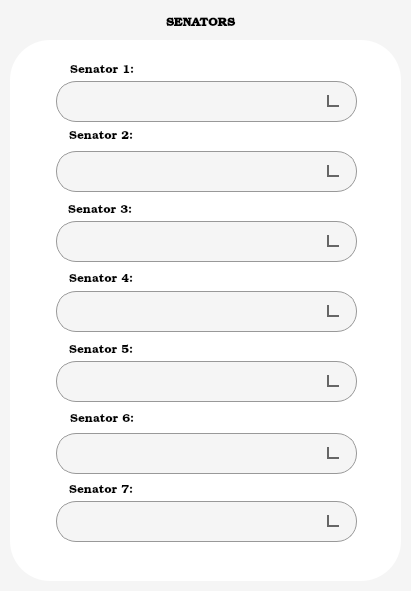
   <widget class="QWidget" name="widget_5" native="true">
    <property name="geometry">
     <rect>
      <x>420</x>
      <y>90</y>
      <width>411</width>
      <height>591</height>
     </rect>
    </property>
    <property name="styleSheet">
     <string notr="true">background-color: rgb(245, 245, 245);
border-radius: 40px;</string>
    </property>
    <widget class="QWidget" name="widget_6" native="true">
     <property name="geometry">
      <rect>
       <x>10</x>
       <y>40</y>
       <width>391</width>
       <height>541</height>
      </rect>
     </property>
     <property name="styleSheet">
      <string notr="true">background-color: rgb(255, 255, 255);
border-radius: 40px;</string>
     </property>
     <widget class="QLabel" name="label_16">
      <property name="geometry">
       <rect>
        <x>60</x>
        <y>20</y>
        <width>81</width>
        <height>21</height>
       </rect>
      </property>
      <property name="font">
       <font>
        <family>Bookman Old Style</family>
        <pointsize>9</pointsize>
       </font>
      </property>
      <property name="styleSheet">
       <string notr="true">color: rgb(0, 0, 0);
background-color: transparent;</string>
      </property>
      <property name="text">
       <string>Senator 1:</string>
      </property>
      <property name="alignment">
       <set>Qt::AlignLeading|Qt::AlignLeft|Qt::AlignVCenter</set>
      </property>
     </widget>
     <widget class="QLabel" name="label_17">
      <property name="geometry">
       <rect>
        <x>59</x>
        <y>86</y>
        <width>81</width>
        <height>21</height>
       </rect>
      </property>
      <property name="font">
       <font>
        <family>Bookman Old Style</family>
        <pointsize>9</pointsize>
       </font>
      </property>
      <property name="styleSheet">
       <string notr="true">color: rgb(0, 0, 0);
background-color: transparent;</string>
      </property>
      <property name="text">
       <string>Senator 2:</string>
      </property>
      <property name="alignment">
       <set>Qt::AlignLeading|Qt::AlignLeft|Qt::AlignVCenter</set>
      </property>
     </widget>
     <widget class="QLabel" name="label_18">
      <property name="geometry">
       <rect>
        <x>58</x>
        <y>160</y>
        <width>81</width>
        <height>21</height>
       </rect>
      </property>
      <property name="font">
       <font>
        <family>Bookman Old Style</family>
        <pointsize>9</pointsize>
       </font>
      </property>
      <property name="styleSheet">
       <string notr="true">color: rgb(0, 0, 0);
background-color: transparent;</string>
      </property>
      <property name="text">
       <string>Senator 3:</string>
      </property>
      <property name="alignment">
       <set>Qt::AlignLeading|Qt::AlignLeft|Qt::AlignVCenter</set>
      </property>
     </widget>
     <widget class="QLabel" name="label_19">
      <property name="geometry">
       <rect>
        <x>59</x>
        <y>229</y>
        <width>81</width>
        <height>21</height>
       </rect>
      </property>
      <property name="font">
       <font>
        <family>Bookman Old Style</family>
        <pointsize>9</pointsize>
       </font>
      </property>
      <property name="styleSheet">
       <string notr="true">color: rgb(0, 0, 0);
background-color: transparent;</string>
      </property>
      <property name="text">
       <string>Senator 4:</string>
      </property>
      <property name="alignment">
       <set>Qt::AlignLeading|Qt::AlignLeft|Qt::AlignVCenter</set>
      </property>
     </widget>
     <widget class="QLabel" name="label_20">
      <property name="geometry">
       <rect>
        <x>59</x>
        <y>300</y>
        <width>81</width>
        <height>21</height>
       </rect>
      </property>
      <property name="font">
       <font>
        <family>Bookman Old Style</family>
        <pointsize>9</pointsize>
       </font>
      </property>
      <property name="styleSheet">
       <string notr="true">color: rgb(0, 0, 0);
background-color: transparent;</string>
      </property>
      <property name="text">
       <string>Senator 5:</string>
      </property>
      <property name="alignment">
       <set>Qt::AlignLeading|Qt::AlignLeft|Qt::AlignVCenter</set>
      </property>
     </widget>
     <widget class="QLabel" name="label_21">
      <property name="geometry">
       <rect>
        <x>60</x>
        <y>369</y>
        <width>81</width>
        <height>21</height>
       </rect>
      </property>
      <property name="font">
       <font>
        <family>Bookman Old Style</family>
        <pointsize>9</pointsize>
       </font>
      </property>
      <property name="styleSheet">
       <string notr="true">color: rgb(0, 0, 0);
background-color: transparent;</string>
      </property>
      <property name="text">
       <string>Senator 6:</string>
      </property>
      <property name="alignment">
       <set>Qt::AlignLeading|Qt::AlignLeft|Qt::AlignVCenter</set>
      </property>
     </widget>
     <widget class="QLabel" name="label_22">
      <property name="geometry">
       <rect>
        <x>59</x>
        <y>440</y>
        <width>81</width>
        <height>21</height>
       </rect>
      </property>
      <property name="font">
       <font>
        <family>Bookman Old Style</family>
        <pointsize>9</pointsize>
       </font>
      </property>
      <property name="styleSheet">
       <string notr="true">color: rgb(0, 0, 0);
background-color: transparent;</string>
      </property>
      <property name="text">
       <string>Senator 7:</string>
      </property>
      <property name="alignment">
       <set>Qt::AlignLeading|Qt::AlignLeft|Qt::AlignVCenter</set>
      </property>
     </widget>
     <widget class="QComboBox" name="senator1_box">
      <property name="geometry">
       <rect>
        <x>46</x>
        <y>41</y>
        <width>301</width>
        <height>41</height>
       </rect>
      </property>
      <property name="styleSheet">
       <string notr="true">QComboBox {
    background-color: #f5f5f5;
    border: 1px solid #e0e0e0;
    border-radius: 20px;
    padding: 8px 35px 8px 15px;  /* Increased right padding for arrow space */
    min-width: 6em;
    min-height: 20px;
    color: #333333;
    font-size: 14px;
}

QComboBox:hover {
    background-color: #ebebeb;
    border: 1px solid #d0d0d0;
}

QComboBox:focus {
    border: 1px solid #4a90e2;
    background-color: #ffffff;
}

/* Dropdown button area */
QComboBox::drop-down {
    border: none;
    width: 32px;
    border-top-right-radius: 20px;
    border-bottom-right-radius: 20px;
}

/* Clear default arrow */
QComboBox::down-arrow {
    width: 10px;
    height: 10px;
    background: transparent;
    border: 2px solid #666666;  /* Arrow color */
    border-top: none;
    border-right: none;
    margin-right: 15px;
    transform: rotate(-45deg);
}

QComboBox::down-arrow:hover {
    border-color: #333333;
}

/* Dropdown list styling */
QComboBox QAbstractItemView {
    background-color: white;
    border: 1px solid #e0e0e0;
    border-radius: 15px;
    padding: 8px;
    selection-background-color: #f0f0f0;
    selection-color: #333333;
    margin-top: 5px;
}

/* Dropdown list items */
QComboBox QAbstractItemView::item {
    height: 35px;
    padding-left: 15px;
    border-radius: 10px;
}

QComboBox QAbstractItemView::item:hover {
    background-color: #f5f5f5;
}

QComboBox QAbstractItemView::item:selected {
    background-color: #ebebeb;
}

/* Disabled state */
QComboBox:disabled {
    background-color: #f9f9f9;
    color: #999999;
    border: 1px solid #e5e5e5;
}

QComboBox:disabled::down-arrow {
    border-color: #999999;
}</string>
      </property>
     </widget>
     <widget class="QComboBox" name="senator2_box">
      <property name="geometry">
       <rect>
        <x>46</x>
        <y>111</y>
        <width>301</width>
        <height>41</height>
       </rect>
      </property>
      <property name="styleSheet">
       <string notr="true">QComboBox {
    background-color: #f5f5f5;
    border: 1px solid #e0e0e0;
    border-radius: 20px;
    padding: 8px 35px 8px 15px;  /* Increased right padding for arrow space */
    min-width: 6em;
    min-height: 20px;
    color: #333333;
    font-size: 14px;
}

QComboBox:hover {
    background-color: #ebebeb;
    border: 1px solid #d0d0d0;
}

QComboBox:focus {
    border: 1px solid #4a90e2;
    background-color: #ffffff;
}

/* Dropdown button area */
QComboBox::drop-down {
    border: none;
    width: 32px;
    border-top-right-radius: 20px;
    border-bottom-right-radius: 20px;
}

/* Clear default arrow */
QComboBox::down-arrow {
    width: 10px;
    height: 10px;
    background: transparent;
    border: 2px solid #666666;  /* Arrow color */
    border-top: none;
    border-right: none;
    margin-right: 15px;
    transform: rotate(-45deg);
}

QComboBox::down-arrow:hover {
    border-color: #333333;
}

/* Dropdown list styling */
QComboBox QAbstractItemView {
    background-color: white;
    border: 1px solid #e0e0e0;
    border-radius: 15px;
    padding: 8px;
    selection-background-color: #f0f0f0;
    selection-color: #333333;
    margin-top: 5px;
}

/* Dropdown list items */
QComboBox QAbstractItemView::item {
    height: 35px;
    padding-left: 15px;
    border-radius: 10px;
}

QComboBox QAbstractItemView::item:hover {
    background-color: #f5f5f5;
}

QComboBox QAbstractItemView::item:selected {
    background-color: #ebebeb;
}

/* Disabled state */
QComboBox:disabled {
    background-color: #f9f9f9;
    color: #999999;
    border: 1px solid #e5e5e5;
}

QComboBox:disabled::down-arrow {
    border-color: #999999;
}</string>
      </property>
     </widget>
     <widget class="QComboBox" name="senator3_box">
      <property name="geometry">
       <rect>
        <x>46</x>
        <y>181</y>
        <width>301</width>
        <height>41</height>
       </rect>
      </property>
      <property name="styleSheet">
       <string notr="true">QComboBox {
    background-color: #f5f5f5;
    border: 1px solid #e0e0e0;
    border-radius: 20px;
    padding: 8px 35px 8px 15px;  /* Increased right padding for arrow space */
    min-width: 6em;
    min-height: 20px;
    color: #333333;
    font-size: 14px;
}

QComboBox:hover {
    background-color: #ebebeb;
    border: 1px solid #d0d0d0;
}

QComboBox:focus {
    border: 1px solid #4a90e2;
    background-color: #ffffff;
}

/* Dropdown button area */
QComboBox::drop-down {
    border: none;
    width: 32px;
    border-top-right-radius: 20px;
    border-bottom-right-radius: 20px;
}

/* Clear default arrow */
QComboBox::down-arrow {
    width: 10px;
    height: 10px;
    background: transparent;
    border: 2px solid #666666;  /* Arrow color */
    border-top: none;
    border-right: none;
    margin-right: 15px;
    transform: rotate(-45deg);
}

QComboBox::down-arrow:hover {
    border-color: #333333;
}

/* Dropdown list styling */
QComboBox QAbstractItemView {
    background-color: white;
    border: 1px solid #e0e0e0;
    border-radius: 15px;
    padding: 8px;
    selection-background-color: #f0f0f0;
    selection-color: #333333;
    margin-top: 5px;
}

/* Dropdown list items */
QComboBox QAbstractItemView::item {
    height: 35px;
    padding-left: 15px;
    border-radius: 10px;
}

QComboBox QAbstractItemView::item:hover {
    background-color: #f5f5f5;
}

QComboBox QAbstractItemView::item:selected {
    background-color: #ebebeb;
}

/* Disabled state */
QComboBox:disabled {
    background-color: #f9f9f9;
    color: #999999;
    border: 1px solid #e5e5e5;
}

QComboBox:disabled::down-arrow {
    border-color: #999999;
}</string>
      </property>
     </widget>
     <widget class="QComboBox" name="senator4_box">
      <property name="geometry">
       <rect>
        <x>46</x>
        <y>251</y>
        <width>301</width>
        <height>41</height>
       </rect>
      </property>
      <property name="styleSheet">
       <string notr="true">QComboBox {
    background-color: #f5f5f5;
    border: 1px solid #e0e0e0;
    border-radius: 20px;
    padding: 8px 35px 8px 15px;  /* Increased right padding for arrow space */
    min-width: 6em;
    min-height: 20px;
    color: #333333;
    font-size: 14px;
}

QComboBox:hover {
    background-color: #ebebeb;
    border: 1px solid #d0d0d0;
}

QComboBox:focus {
    border: 1px solid #4a90e2;
    background-color: #ffffff;
}

/* Dropdown button area */
QComboBox::drop-down {
    border: none;
    width: 32px;
    border-top-right-radius: 20px;
    border-bottom-right-radius: 20px;
}

/* Clear default arrow */
QComboBox::down-arrow {
    width: 10px;
    height: 10px;
    background: transparent;
    border: 2px solid #666666;  /* Arrow color */
    border-top: none;
    border-right: none;
    margin-right: 15px;
    transform: rotate(-45deg);
}

QComboBox::down-arrow:hover {
    border-color: #333333;
}

/* Dropdown list styling */
QComboBox QAbstractItemView {
    background-color: white;
    border: 1px solid #e0e0e0;
    border-radius: 15px;
    padding: 8px;
    selection-background-color: #f0f0f0;
    selection-color: #333333;
    margin-top: 5px;
}

/* Dropdown list items */
QComboBox QAbstractItemView::item {
    height: 35px;
    padding-left: 15px;
    border-radius: 10px;
}

QComboBox QAbstractItemView::item:hover {
    background-color: #f5f5f5;
}

QComboBox QAbstractItemView::item:selected {
    background-color: #ebebeb;
}

/* Disabled state */
QComboBox:disabled {
    background-color: #f9f9f9;
    color: #999999;
    border: 1px solid #e5e5e5;
}

QComboBox:disabled::down-arrow {
    border-color: #999999;
}</string>
      </property>
     </widget>
     <widget class="QComboBox" name="senator5_box">
      <property name="geometry">
       <rect>
        <x>46</x>
        <y>321</y>
        <width>301</width>
        <height>41</height>
       </rect>
      </property>
      <property name="styleSheet">
       <string notr="true">QComboBox {
    background-color: #f5f5f5;
    border: 1px solid #e0e0e0;
    border-radius: 20px;
    padding: 8px 35px 8px 15px;  /* Increased right padding for arrow space */
    min-width: 6em;
    min-height: 20px;
    color: #333333;
    font-size: 14px;
}

QComboBox:hover {
    background-color: #ebebeb;
    border: 1px solid #d0d0d0;
}

QComboBox:focus {
    border: 1px solid #4a90e2;
    background-color: #ffffff;
}

/* Dropdown button area */
QComboBox::drop-down {
    border: none;
    width: 32px;
    border-top-right-radius: 20px;
    border-bottom-right-radius: 20px;
}

/* Clear default arrow */
QComboBox::down-arrow {
    width: 10px;
    height: 10px;
    background: transparent;
    border: 2px solid #666666;  /* Arrow color */
    border-top: none;
    border-right: none;
    margin-right: 15px;
    transform: rotate(-45deg);
}

QComboBox::down-arrow:hover {
    border-color: #333333;
}

/* Dropdown list styling */
QComboBox QAbstractItemView {
    background-color: white;
    border: 1px solid #e0e0e0;
    border-radius: 15px;
    padding: 8px;
    selection-background-color: #f0f0f0;
    selection-color: #333333;
    margin-top: 5px;
}

/* Dropdown list items */
QComboBox QAbstractItemView::item {
    height: 35px;
    padding-left: 15px;
    border-radius: 10px;
}

QComboBox QAbstractItemView::item:hover {
    background-color: #f5f5f5;
}

QComboBox QAbstractItemView::item:selected {
    background-color: #ebebeb;
}

/* Disabled state */
QComboBox:disabled {
    background-color: #f9f9f9;
    color: #999999;
    border: 1px solid #e5e5e5;
}

QComboBox:disabled::down-arrow {
    border-color: #999999;
}</string>
      </property>
     </widget>
     <widget class="QComboBox" name="senator6_box">
      <property name="geometry">
       <rect>
        <x>46</x>
        <y>393</y>
        <width>301</width>
        <height>41</height>
       </rect>
      </property>
      <property name="styleSheet">
       <string notr="true">QComboBox {
    background-color: #f5f5f5;
    border: 1px solid #e0e0e0;
    border-radius: 20px;
    padding: 8px 35px 8px 15px;  /* Increased right padding for arrow space */
    min-width: 6em;
    min-height: 20px;
    color: #333333;
    font-size: 14px;
}

QComboBox:hover {
    background-color: #ebebeb;
    border: 1px solid #d0d0d0;
}

QComboBox:focus {
    border: 1px solid #4a90e2;
    background-color: #ffffff;
}

/* Dropdown button area */
QComboBox::drop-down {
    border: none;
    width: 32px;
    border-top-right-radius: 20px;
    border-bottom-right-radius: 20px;
}

/* Clear default arrow */
QComboBox::down-arrow {
    width: 10px;
    height: 10px;
    background: transparent;
    border: 2px solid #666666;  /* Arrow color */
    border-top: none;
    border-right: none;
    margin-right: 15px;
    transform: rotate(-45deg);
}

QComboBox::down-arrow:hover {
    border-color: #333333;
}

/* Dropdown list styling */
QComboBox QAbstractItemView {
    background-color: white;
    border: 1px solid #e0e0e0;
    border-radius: 15px;
    padding: 8px;
    selection-background-color: #f0f0f0;
    selection-color: #333333;
    margin-top: 5px;
}

/* Dropdown list items */
QComboBox QAbstractItemView::item {
    height: 35px;
    padding-left: 15px;
    border-radius: 10px;
}

QComboBox QAbstractItemView::item:hover {
    background-color: #f5f5f5;
}

QComboBox QAbstractItemView::item:selected {
    background-color: #ebebeb;
}

/* Disabled state */
QComboBox:disabled {
    background-color: #f9f9f9;
    color: #999999;
    border: 1px solid #e5e5e5;
}

QComboBox:disabled::down-arrow {
    border-color: #999999;
}</string>
      </property>
     </widget>
     <widget class="QComboBox" name="senator7_box">
      <property name="geometry">
       <rect>
        <x>46</x>
        <y>461</y>
        <width>301</width>
        <height>41</height>
       </rect>
      </property>
      <property name="styleSheet">
       <string notr="true">QComboBox {
    background-color: #f5f5f5;
    border: 1px solid #e0e0e0;
    border-radius: 20px;
    padding: 8px 35px 8px 15px;  /* Increased right padding for arrow space */
    min-width: 6em;
    min-height: 20px;
    color: #333333;
    font-size: 14px;
}

QComboBox:hover {
    background-color: #ebebeb;
    border: 1px solid #d0d0d0;
}

QComboBox:focus {
    border: 1px solid #4a90e2;
    background-color: #ffffff;
}

/* Dropdown button area */
QComboBox::drop-down {
    border: none;
    width: 32px;
    border-top-right-radius: 20px;
    border-bottom-right-radius: 20px;
}

/* Clear default arrow */
QComboBox::down-arrow {
    width: 10px;
    height: 10px;
    background: transparent;
    border: 2px solid #666666;  /* Arrow color */
    border-top: none;
    border-right: none;
    margin-right: 15px;
    transform: rotate(-45deg);
}

QComboBox::down-arrow:hover {
    border-color: #333333;
}

/* Dropdown list styling */
QComboBox QAbstractItemView {
    background-color: white;
    border: 1px solid #e0e0e0;
    border-radius: 15px;
    padding: 8px;
    selection-background-color: #f0f0f0;
    selection-color: #333333;
    margin-top: 5px;
}

/* Dropdown list items */
QComboBox QAbstractItemView::item {
    height: 35px;
    padding-left: 15px;
    border-radius: 10px;
}

QComboBox QAbstractItemView::item:hover {
    background-color: #f5f5f5;
}

QComboBox QAbstractItemView::item:selected {
    background-color: #ebebeb;
}

/* Disabled state */
QComboBox:disabled {
    background-color: #f9f9f9;
    color: #999999;
    border: 1px solid #e5e5e5;
}

QComboBox:disabled::down-arrow {
    border-color: #999999;
}</string>
      </property>
     </widget>
    </widget>
    <widget class="QLabel" name="label_25">
     <property name="geometry">
      <rect>
       <x>126</x>
       <y>13</y>
       <width>149</width>
       <height>21</height>
      </rect>
     </property>
     <property name="font">
      <font>
       <family>Bookman Old Style</family>
       <pointsize>9</pointsize>
       <weight>75</weight>
       <bold>true</bold>
      </font>
     </property>
     <property name="styleSheet">
      <string notr="true">color: rgb(0, 0, 0);
background-color: transparent;</string>
     </property>
     <property name="text">
      <string>SENATORS</string>
     </property>
     <property name="alignment">
      <set>Qt::AlignCenter</set>
     </property>
    </widget>
   </widget>
